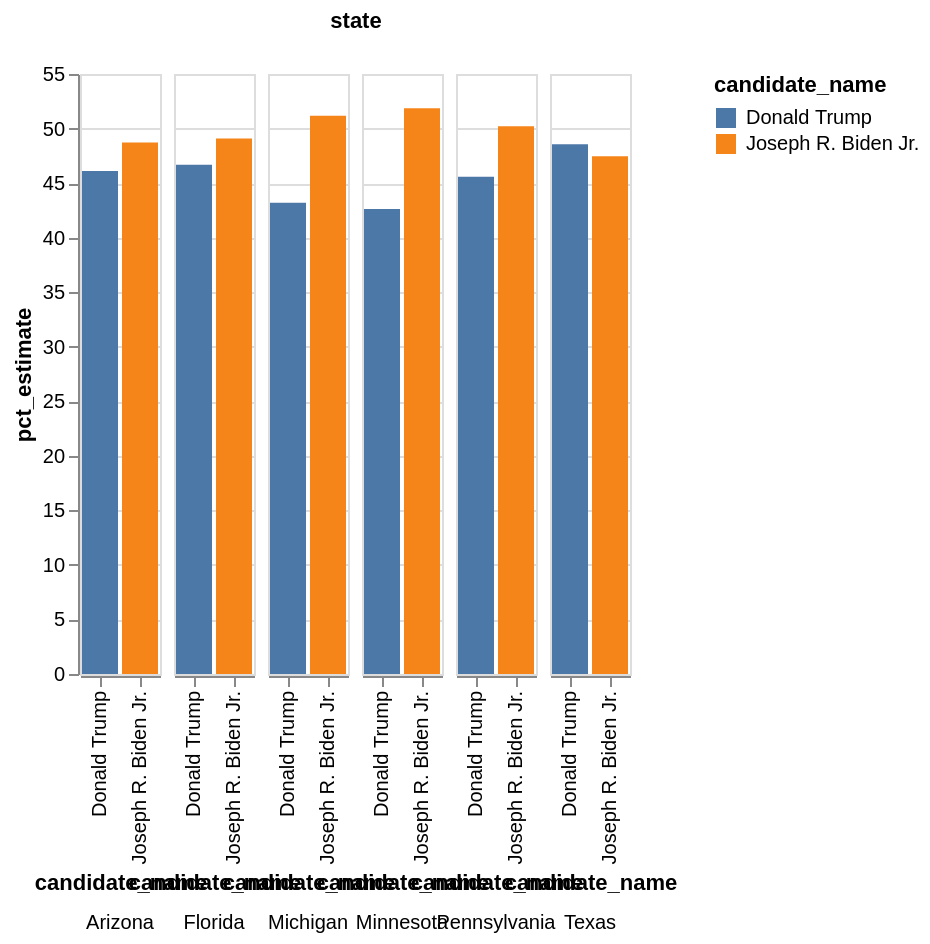

The notebook cell this image was saved under:
### Markdown cell above
We can do the same thing in Altair.

### Code cell
alt.Chart(df_swing).mark_bar().encode(
    x='candidate_name',
    y='pct_estimate',
    color='candidate_name',
    column = alt.Column('state:O', spacing = 5, header = alt.Header(labelOrient = "bottom")),
)

### Figure 1 — Vega-Lite specification as saved in the notebook (floating-point values rounded to 4 significant figures)
{"config": {"view": {"continuousWidth": 300, "continuousHeight": 300}}, "data": {"name": "data-abf00eedba5d3a0910be9a56ccd848b2"}, "mark": {"type": "bar"}, "encoding": {"color": {"field": "candidate_name", "type": "nominal"}, "column": {"field": "state", "header": {"labelOrient": "bottom"}, "spacing": 5, "type": "ordinal"}, "x": {"field": "candidate_name", "type": "nominal"}, "y": {"field": "pct_estimate", "type": "quantitative"}}, "$schema": "https://vega.github.io/schema/vega-lite/v6.4.1.json", "datasets": {"data-abf00eedba5d3a0910be9a56ccd848b2": [{"cycle": 2020, "state": "Texas", "modeldate": "11/3/2020", "candidate_name": "Joseph R. Biden Jr.", "pct_estimate": 47.47, "pct_trend_adjusted": 47.45}, {"cycle": 2020, "state": "Pennsylvania", "modeldate": "11/3/2020", "candidate_name": "Joseph R. Biden Jr.", "pct_estimate": 50.22, "pct_trend_adjusted": 50.2}, {"cycle": 2020, "state": "Minnesota", "modeldate": "11/3/2020", "candidate_name": "Joseph R. Biden Jr.", "pct_estimate": 51.87, "pct_trend_adjusted": 51.85}, {"cycle": 2020, "state": "Michigan", "modeldate": "11/3/2020", "candidate_name": "Joseph R. Biden Jr.", "pct_estimate": 51.18, "pct_trend_adjusted": 51.15}, {"cycle": 2020, "state": "Florida", "modeldate": "11/3/2020", "candidate_name": "Joseph R. Biden Jr.", "pct_estimate": 49.09, "pct_trend_adjusted": 49.08}, {"cycle": 2020, "state": "Arizona", "modeldate": "11/3/2020", "candidate_name": "Joseph R. Biden Jr.", "pct_estimate": 48.72, "pct_trend_adjusted": 48.71}, {"cycle": 2020, "state": "Texas", "modeldate": "11/3/2020", "candidate_name": "Donald Trump", "pct_estimate": 48.57, "pct_trend_adjusted": 48.59}, {"cycle": 2020, "state": "Pennsylvania", "modeldate": "11/3/2020", "candidate_name": "Donald Trump", "pct_estimate": 45.57, "pct_trend_adjusted": 45.55}, {"cycle": 2020, "state": "Minnesota", "modeldate": "11/3/2020", "candidate_name": "Donald Trump", "pct_estimate": 42.64, "pct_trend_adjusted": 42.67}, {"cycle": 2020, "state": "Michigan", "modeldate": "11/3/2020", "candidate_name": "Donald Trump", "pct_estimate": 43.21, "pct_trend_adjusted": 43.23}, {"cycle": 2020, "state": "Florida", "modeldate": "11/3/2020", "candidate_name": "Donald Trump", "pct_estimate": 46.68, "pct_trend_adjusted": 46.62}, {"cycle": 2020, "state": "Arizona", "modeldate": "11/3/2020", "candidate_name": "Donald Trump", "pct_estimate": 46.11, "pct_trend_adjusted": 46.1}]}}
